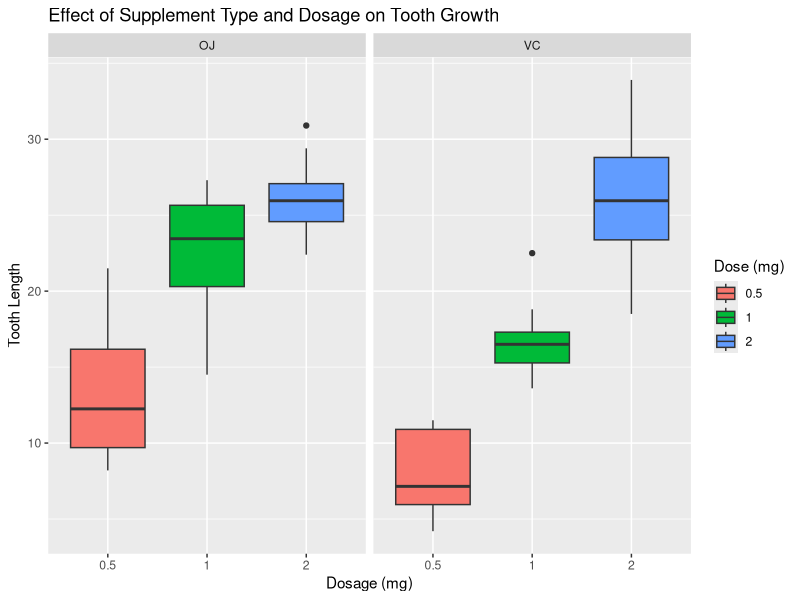

Write the R code that produced this figure.
#tooth.R

## Load ToothGrowth data and perform exploratory data analyses
library(datasets)
data(ToothGrowth)
dim(ToothGrowth)

head(ToothGrowth)

## Provide a basic summary of the data.
summary(ToothGrowth)

# get statistical information about lengths
c(
	round(
		mean(ToothGrowth$len),
		3
	),
	round(
		sd(ToothGrowth$len),
		3
	),
	round(
		var(ToothGrowth$len),
		3
	)
)

# Turn dosages into factors
ToothGrowth$dose <- as.factor(ToothGrowth$dose)
summary(ToothGrowth)

# Use confidence intervals and/or hypothesis tests to compare tooth growth by supp and dose. (Only use the techniques from class, even if there’s other approaches worth considering)

library(ggplot2)

ggplot(
	ToothGrowth,
	aes(
		x=factor(dose),
		y=len,
		fill=factor(dose)
	)
) + 
    geom_boxplot(notch=F) +
    facet_grid(.~supp) +
    scale_x_discrete("Dosage (mg)") +   
    scale_y_continuous("Tooth Length") +  
    scale_fill_discrete(name="Dose (mg)") + 
    ggtitle("Effect of Supplement Type and Dosage on Tooth Growth")


# The condifence intervals (95%) are:
alpha <- 1 - 0.95
availabledosages <- c(0.5, 1, 2)
statnames <- c("OJ-mean","OJ-lower","OJ-upper","VC-mean","VC-lower","VC-upper")
dosagematrix <- matrix(
	nrow = length(availabledosages),
	ncol = length(statnames)
)
#rownames(dosagematrix) <- availabledosages
#colnames(dosagematrix) <- statnames

for(rowname in 1:length(availabledosages)){
	x <- ToothGrowth$len[ToothGrowth$supp=="OJ" & ToothGrowth$dose == availabledosages[rowname]]
	y <- ToothGrowth$len[ToothGrowth$supp=="VC" & ToothGrowth$dose == availabledosages[rowname]]
	print(paste("using dosage", availabledosages[rowname]))
	dosagematrix <- rbind(
		dosagematrix,
		c(
			round(
				mean(x),
				2
			),
			round(
				mean(x) - qnorm(1-alpha/2) * sd(x)/sqrt(length(x)),
				2
			),
			round(
				mean(x) + qnorm(1-alpha/2) * sd(x)/sqrt(length(x)),
				2
			),
			round(mean(y),2),
			round(mean(y) - qnorm(1-alpha/2) * sd(y)/sqrt(length(y)),2),
			round(mean(y) + qnorm(1-alpha/2) * sd(y)/sqrt(length(y)),2)
		)
	)
	#print(statinfo)
}
print(dosagematrix)

x <- ToothGrowth$len[ToothGrowth$supp=="OJ" & ToothGrowth$dose == 0.5]
y <- ToothGrowth$len[ToothGrowth$supp=="VC" & ToothGrowth$dose == 0.5]
d05 <- c(
	round(mean(x),2),
	(
		round(
			mean(x) + c(-1,1) * qnorm(1-alpha/2) * sd(x)/sqrt(length(x)),2)
		),
		round(mean(y),2),
	(
		round(mean(y) + c(-1,1) * qnorm(1-alpha/2) * sd(y)/sqrt(length(y)),2)
	)
)

x <- ToothGrowth$len[ToothGrowth$supp=="OJ" & ToothGrowth$dose == 1]
y <- ToothGrowth$len[ToothGrowth$supp=="VC" & ToothGrowth	$dose == 1]
d10 <- c(round(mean(x),2),
  (round(mean(x) + c(-1,1) * qnorm(0.975) * sd(x)/sqrt(length(x)),2)),
  round(mean(y),2),
  (round(mean(y) + c(-1,1) * qnorm(0.975) * sd(y)/sqrt(length(y)),2)))

x <- ToothGrowth$len[ToothGrowth$supp=="OJ" & ToothGrowth$dose == 2]
y <- ToothGrowth$len[ToothGrowth$supp=="VC" & ToothGrowth$dose == 2]
d20 <- c(round(mean(x),2),
  (round(mean(x) + c(-1,1) * qnorm(0.975) * sd(x)/sqrt(length(x)),2)),
  round(mean(y),2),
  (round(mean(y) + c(-1,1) * qnorm(0.975) * sd(y)/sqrt(length(y)),2)))


